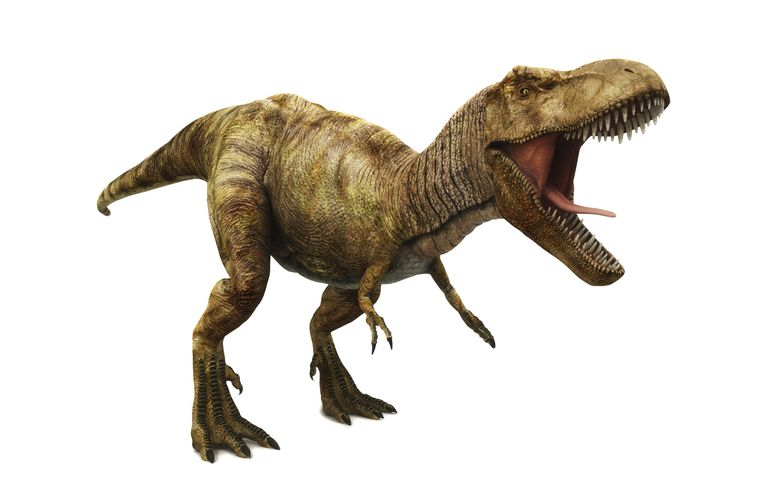
#> input picture tutorials/trex.jpg, 768 x 490 px
$ python median.py --image ../trex.jpg
#> lines starting #> are read from the running program, lines starting #| are printed output that depends on the picture
import cv2
import numpy as np
import argparse

ap = argparse.ArgumentParser()
ap.add_argument("-i", "--image", required=True,
                help="Path to the image")
args = vars(ap.parse_args())

image = cv2.imread(args["image"])
#> image is the input picture: shape (490, 768, 3); mean B, G, R 208.3, 215.5, 220.3
cv2.imshow("Original", image)

blurred = np.hstack([
    cv2.medianBlur(image, 3),
    cv2.medianBlur(image, 5),
    cv2.medianBlur(image, 7)])
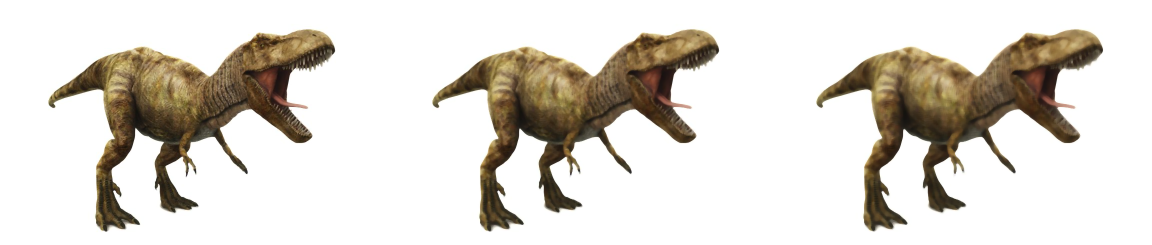
#> blurred: shape (490, 2304, 3) (shown at 1/2 size); mean B, G, R 208.3, 215.5, 220.3

cv2.imshow("Median", blurred)
cv2.waitKey(0)
